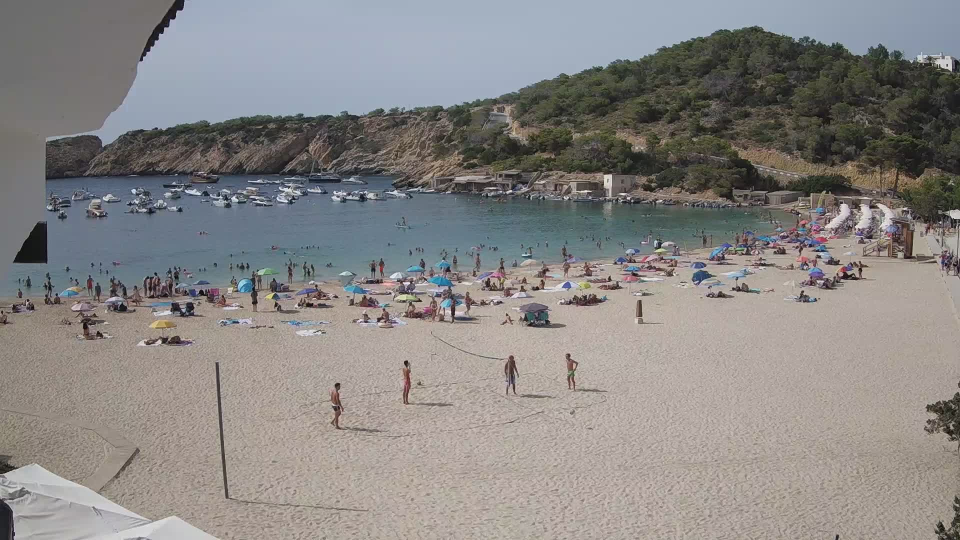
#> input picture images/1.jpg, 1920 x 1080 px (shown at 1/2 size); its folder holds only this picture in this run
$ jupyter execute --allow-errors main_antonio.ipynb
#> lines starting #> are read from the running program, lines starting #| are printed output that depends on the picture; after the words box and inside, x2 and y2 are one past the last pixel; in counts of white or black regions, pixels touching at a corner belong together
[cell 1]
import pandas as pd
import matplotlib.pyplot as plt
import matplotlib.patches as patches
from PIL import Image
import cv2
from natsort import natsorted
import os
import numpy as np

# 0. Data acquisition

[cell 2]
save_path = r'./res'
images_path = r'./images'
annotations_path = r'./annotations'

# Get images name
images_list = natsorted(list(os.listdir(images_path)))

# Load images and grayscale images
images = []
images_grayscale = []
for image_name in images_list:
    # Read images and save in a list
    image = cv2.imread(os.path.join(images_path, image_name))
#> image is the input picture: shape (1080, 1920, 3); mean B, G, R 132.5, 134, 136.8
    images.append(image)

    # Save also grayscale images
    image_grayscale = cv2.imread(os.path.join(images_path, image_name), 0)
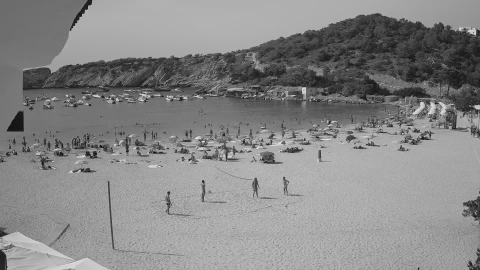
#> image_grayscale: shape (1080, 1920) (shown at 1/4 size); min 0, max 255, mean 134.7
    images_grayscale.append(image_grayscale)

# 1. Background removal
Since the images have been made using a static camera, we can perform a cropping of the areas where we do not plan to find people. These areas include the mountainous area, the boat area...

[cell 3]
# Corner points that delimit the area of interest
bg_points = np.array([
    (0, 589),
    (27, 529),
    (97, 530),
    (95, 442),
    (137, 446),
    (223, 440),
    (714, 417),
    (854, 402),
    (1179, 411),
    (1288, 412),
    (1384, 418),
    (1480, 418),
    (1566, 409),
    (1920, 398),
    (1920, 0),
    (0, 0)
])

background_mask = np.zeros((1080, 1920), dtype=np.uint8)
cv2.fillPoly(background_mask, [bg_points], color=255)
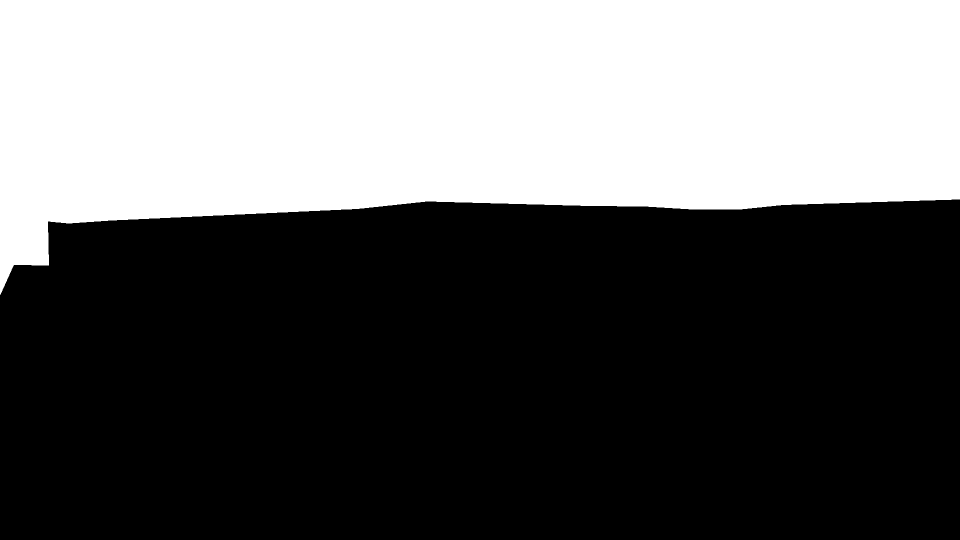
#> background_mask: shape (1080, 1920) (shown at 1/2 size); 39.2% white; 1 white region, box (x1, y1, x2, y2) and area: (0, 0, 1920, 590) 813058
background_mask = cv2.bitwise_not(background_mask)
cv2.imwrite(os.path.join(save_path, 'background.jpg'), background_mask)

for idx, image in enumerate(images_grayscale):
    images_grayscale[idx] = cv2.bitwise_and(image, image, mask=background_mask)
#> this loop made 1 pass
#> after the loop, images_grayscale = 1 item

fig, axs = plt.subplots(1, 2, figsize=(10, 5))

axs[0].imshow(background_mask, cmap='gray')
axs[0].set_title('Interest zone mask')
axs[0].axis('off')

cropped_image = cv2.bitwise_and(images[0], images[0], mask=background_mask)
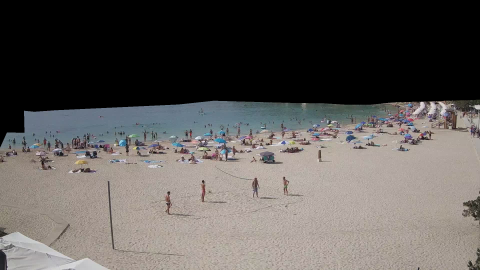
#> cropped_image: shape (1080, 1920, 3) (shown at 1/4 size); mean of channels 0, 1, 2 87.7, 90.4, 94.3; drawn as B, G, R
axs[1].imshow(cv2.cvtColor(cropped_image, cv2.COLOR_BGR2RGB))
axs[1].set_title('Example of delimited image')
axs[1].axis('off')  # Turn off axes

plt.tight_layout()
plt.show()
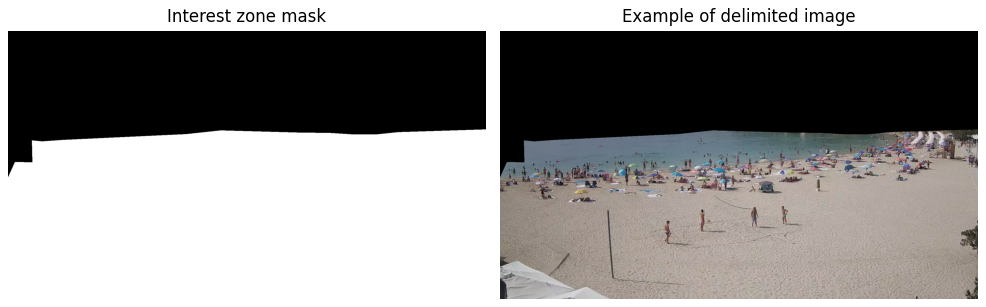
#> figure drawn by matplotlib, 2 panels

# cv2.imshow('', images_grayscale[0])
# cv2.waitKey(0)
# cv2.destroyAllWindows()

As we can see, by making this cut we keep the area of interest, the beach and the bathers' area, while reducing the areas that are not of interest to us and can contribute noise when counting the number of people.

# 2. Image averaging
The next step is to try to remove the static elements of the beach, which is mainly a single one: the sand. To do this, we will try to select the images with the (almost) empty beach, we will make use of a `GaussianBlurr` to smooth the images, followed by `image averaging` and then `image subtraction` to try to remove the sand.

[cell 4]
fig, axs = plt.subplots(1, 2, figsize=(15, 5))
fig.suptitle('Empty beach images', fontsize=16)

axs[0].imshow(cv2.cvtColor(images[-1], cv2.COLOR_BGR2RGB))
axs[0].axis('off')

#> (the rest of this cell did not finish here and is left out)

[cell 5]
bg_images = np.array([images_grayscale[-1]])

# fig, axs = plt.subplots(2, 2, figsize=(20, 10))

# axs[0, 0].imshow(bg_images[0], cmap='gray')
# axs[0, 0].set_title('Non-blurred image')
# axs[0, 0].axis('off')

# axs[0, 1].imshow(bg_images[1], cmap='gray')
# axs[0, 1].set_title('Non-blurred image')
# axs[0, 1].axis('off')

for idx, img in enumerate(bg_images):
    bg_images[idx] = cv2.GaussianBlur(img, ksize=(7,7), sigmaX=0)

# axs[1, 0].imshow(bg_images[0], cmap='gray')
# axs[1, 0].set_title('Blurred image')
# axs[1, 0].axis('off')

# axs[1, 1].imshow(bg_images[1], cmap='gray')
# axs[1, 1].set_title('Blurred image')
# axs[1, 1].axis('off')


# plt.tight_layout()
# plt.show()

[cell 6]
average_image = np.mean(bg_images, axis=0).astype(np.uint8)

fig, axs = plt.subplots(1, 2, figsize=(10, 5))

axs[0].imshow(images_grayscale[0], cmap='gray')
axs[0].set_title('Original Image')
axs[0].axis('off')

# substraction = np.empty_like(images_grayscale)
for idx, img in enumerate(images_grayscale):
    images_grayscale[idx] = img - average_image


axs[1].imshow(images_grayscale[0], cmap='gray')
axs[1].set_title('Substracted Image')
axs[1].axis('off')  # Turn off axes

plt.tight_layout()
plt.show()
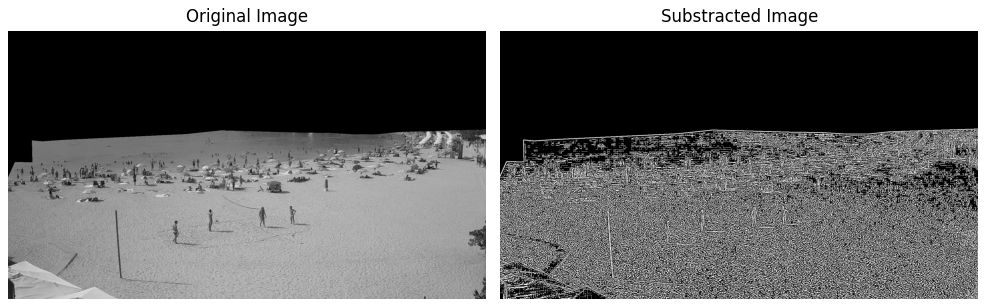
#> figure drawn by matplotlib, 2 panels

As we can see, we can differentiate quite well the people on the sand, giving indications that applying some thresholding technique would allow us to completely eliminate the sand. However, we seem to have a problem with the sea as well.

# 3. Water and Sand removal

Fortunately, it seems that the silhouette of people is placed in a limited range that seems to exclude them from the environment (mainly water and sand), so we will try to find a range that allows us to make a proper division without losing people information.

[cell 7]
fig, axs = plt.subplots(1, 2, figsize=(10, 5))

axs[0].imshow(images_grayscale[0], cmap='gray')
axs[0].set_title('Substracted Image')
axs[0].axis('off')

lower_threshold = 50
upper_threshold = 220
for idx in range(len(images_grayscale)):
    # img = cv2.GaussianBlur(images_grayscale[idx], ksize=(3,3), sigmaX=0)
    inrange_mask = cv2.inRange(images_grayscale[idx], lower_threshold, upper_threshold)
    img = cv2.bitwise_and(images_grayscale[idx], images_grayscale[idx], mask=inrange_mask)
    images_grayscale[idx] = img
#> this loop made 1 pass
#> pass 1, `inrange_mask = cv2.inRange(images_grayscale[idx], lower_threshold, upp..`:
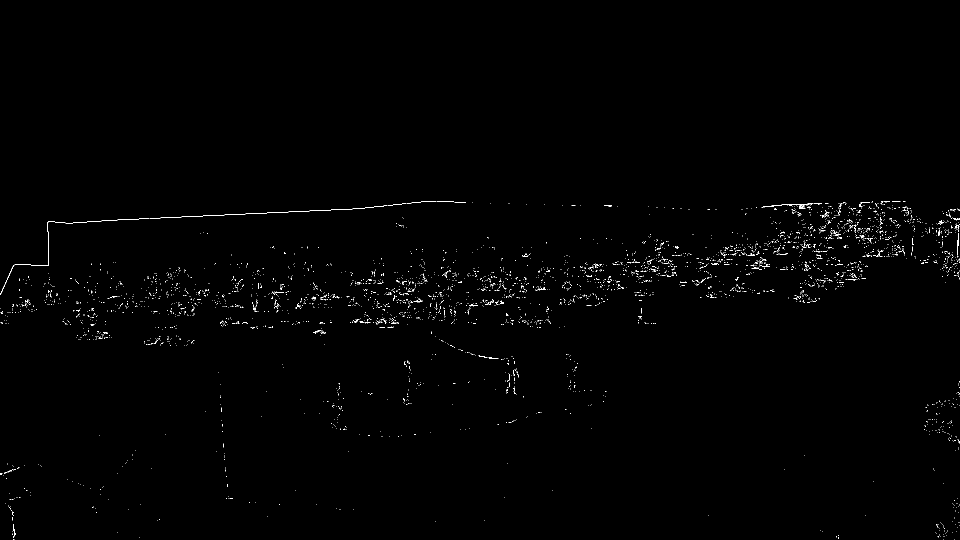
#> inrange_mask: shape (1080, 1920) (shown at 1/2 size); 0.55% white in thin lines or dots, all inside (x1, y1, x2, y2) = (0, 402, 1920, 1080)
#> pass 1, `img = cv2.bitwise_and(images_grayscale[idx], images_grayscale[idx], ma..`:
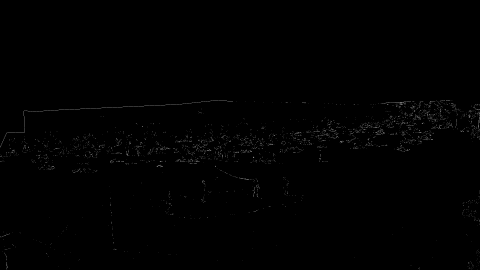
#> img: shape (1080, 1920) (shown at 1/4 size); min 0, max 220, mean 1.1

axs[1].imshow(images_grayscale[0], cmap='gray')
axs[1].set_title('Ranged Image')
axs[1].axis('off')  # Turn off axes
plt.tight_layout()
plt.show()
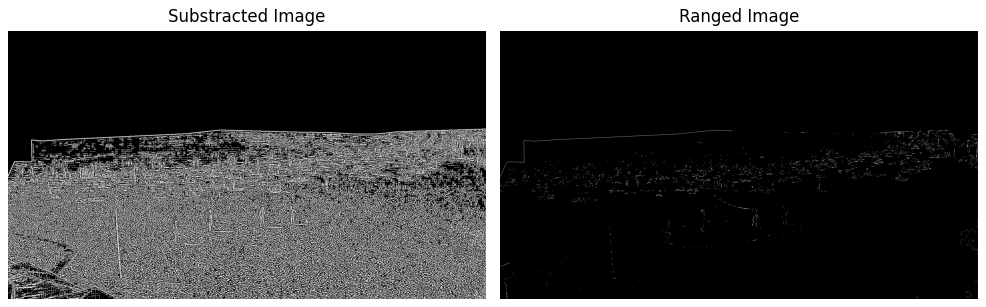
#> figure drawn by matplotlib, 2 panels

Now that we have a fairly clean image, we will try to carry out the binarization, trying to lose as little information as possible, using the Otsu method.

[cell 8]
fig, axs = plt.subplots(1, 2, figsize=(10, 5))

axs[0].imshow(images_grayscale[0], cmap='gray')
axs[0].set_title('Previous Image')
axs[0].axis('off')

for idx in range(len(images_grayscale)):
    _, img = cv2.threshold(images_grayscale[idx], 0, 255, cv2.THRESH_BINARY + cv2.THRESH_OTSU)
    images_grayscale[idx] = img

axs[1].imshow(images_grayscale[0], cmap='gray')
axs[1].set_title('Otsu Thresholded Image')
axs[1].axis('off')  # Turn off axes

plt.tight_layout()
plt.show()

# 4. Skeletonization

I am not sure if it is really necessary to perform skeletonization or we can play with the full body mask

[cell 9]
from skimage.morphology import skeletonize

fig, axs = plt.subplots(1, 2, figsize=(10, 5))

axs[0].imshow(images_grayscale[0], cmap='gray')
axs[0].set_title('Previous Image')
axs[0].axis('off')

for idx in range(len(images_grayscale)):
    img = skeletonize(images_grayscale[idx])
    images_grayscale[idx] = img
#> this loop made 1 pass
#> pass 1, `img = skeletonize(images_grayscale[idx])`:
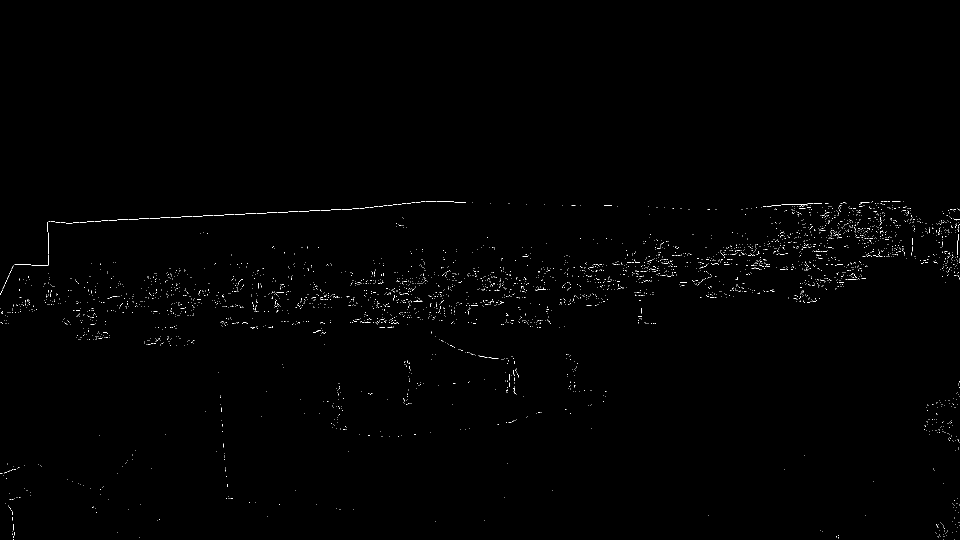
#> img: shape (1080, 1920) bool (shown at 1/2 size); 0.41% white in thin lines or dots, all inside (x1, y1, x2, y2) = (0, 402, 1920, 1080)

axs[1].imshow(images_grayscale[0], cmap='gray')
axs[1].set_title('Skeletonized Image')
axs[1].axis('off')  # Turn off axes
plt.tight_layout()
plt.show()

$ run again, on images/1660374000.jpg
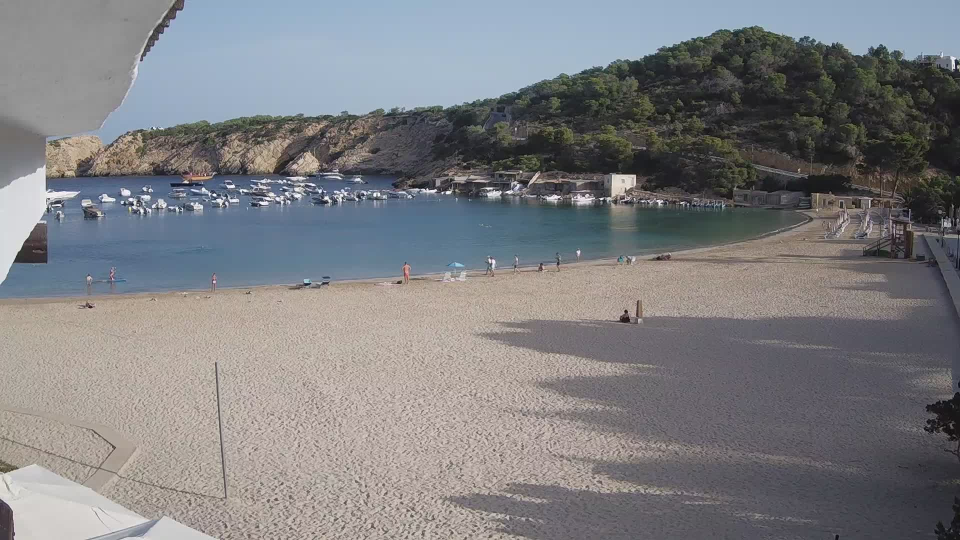
#> input picture images/1660374000.jpg, 1920 x 1080 px (shown at 1/2 size)
#> image is the input picture: shape (1080, 1920, 3); mean B, G, R 129, 126.2, 126
#> background_mask: shape (1080, 1920); 39.2% white; 1 white region, box (x1, y1, x2, y2) and area: (0, 0, 1920, 590) 813058
#> the loop `for idx, image in enumerate(images_grayscale):` made 1 pass
#> after the loop `for idx, image in enumerate(images_grayscale):`: images_grayscale = 1 item
#> the loop `for idx, img in enumerate(bg_images):` made 1 pass
#> the loop `for idx, img in enumerate(images_grayscale):` made 1 pass
#> the loop `for idx in range(len(images_grayscale)):` made 1 pass
#> pass 1, `inrange_mask = cv2.inRange(images_grayscale[idx], lower_threshold, upp..`:
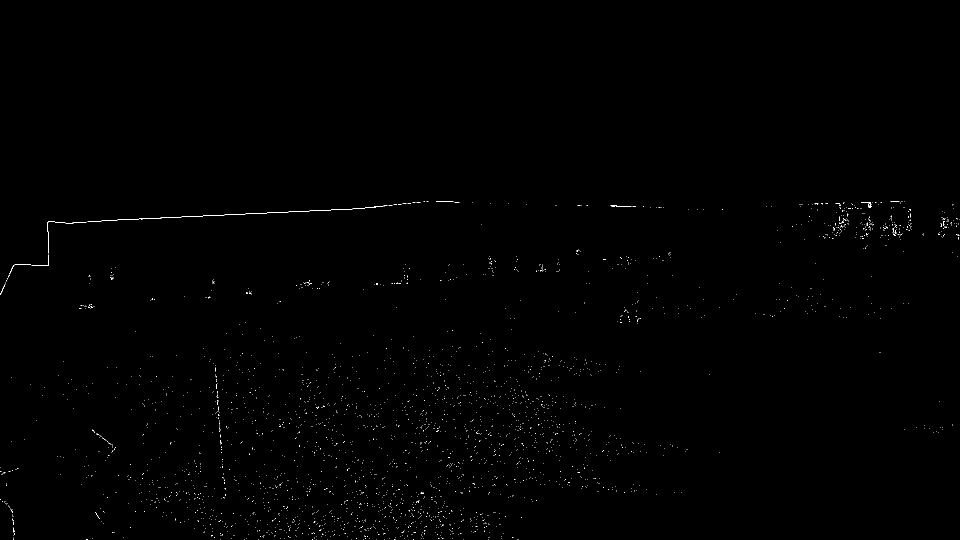
#> inrange_mask: shape (1080, 1920) (shown at 1/2 size); 0.26% white in thin lines or dots, all inside (x1, y1, x2, y2) = (0, 402, 1919, 1080)
#> `plt.show()`:
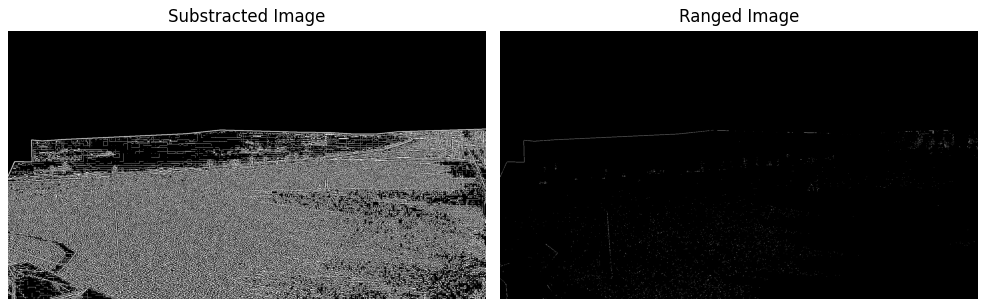
#> figure drawn by matplotlib, 2 panels

$ run again, on images/1660381200.jpg
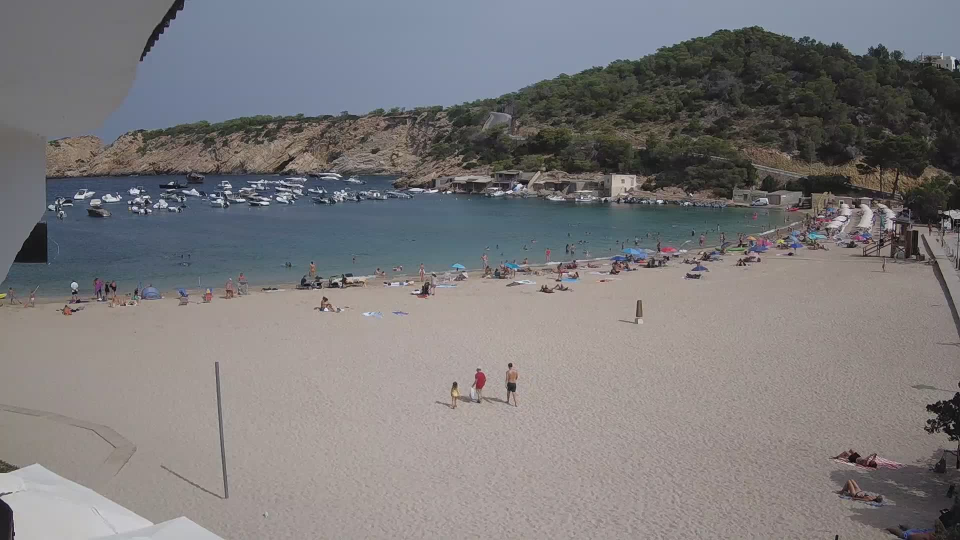
#> input picture images/1660381200.jpg, 1920 x 1080 px (shown at 1/2 size)
#> image is the input picture: shape (1080, 1920, 3); mean B, G, R 122.6, 121.3, 123.4
#> background_mask: shape (1080, 1920); 39.2% white; 1 white region, box (x1, y1, x2, y2) and area: (0, 0, 1920, 590) 813058
#> the loop `for idx, image in enumerate(images_grayscale):` made 1 pass
#> after the loop `for idx, image in enumerate(images_grayscale):`: images_grayscale = 1 item
#> the loop `for idx, img in enumerate(bg_images):` made 1 pass
#> the loop `for idx, img in enumerate(images_grayscale):` made 1 pass
#> the loop `for idx in range(len(images_grayscale)):` made 1 pass
#> pass 1, `inrange_mask = cv2.inRange(images_grayscale[idx], lower_threshold, upp..`:
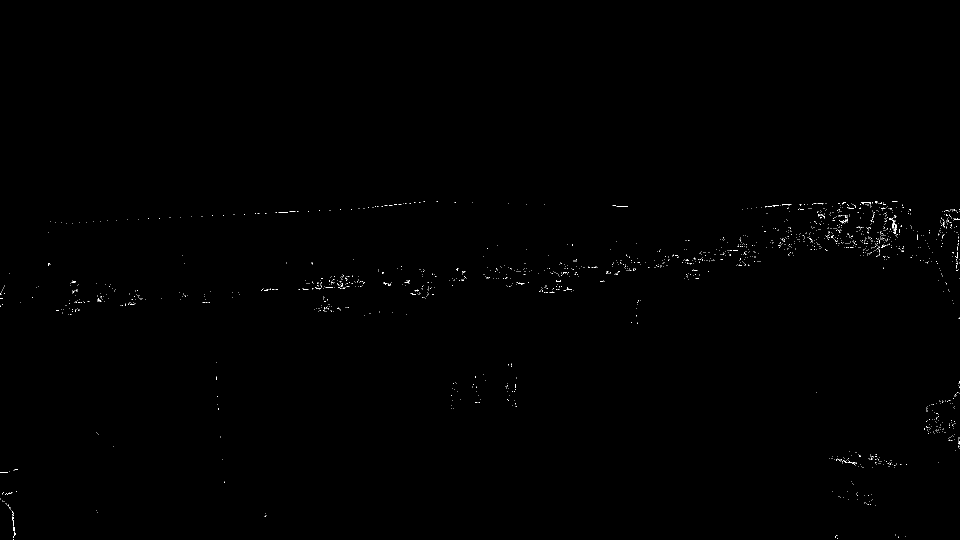
#> inrange_mask: shape (1080, 1920) (shown at 1/2 size); 0.2% white in thin lines or dots, all inside (x1, y1, x2, y2) = (0, 402, 1920, 1080)
#> `plt.show()`:
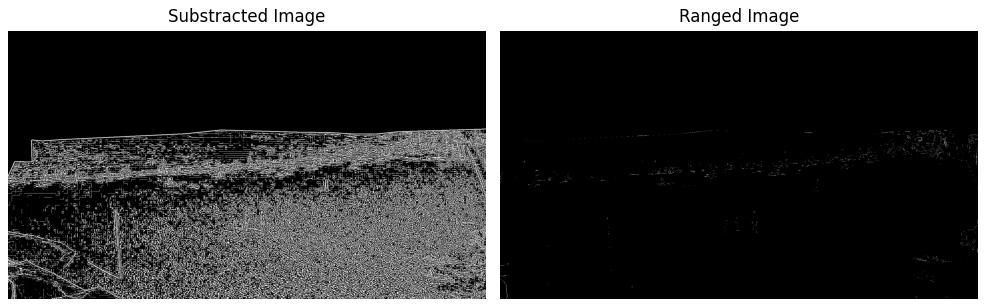
#> figure drawn by matplotlib, 2 panels
